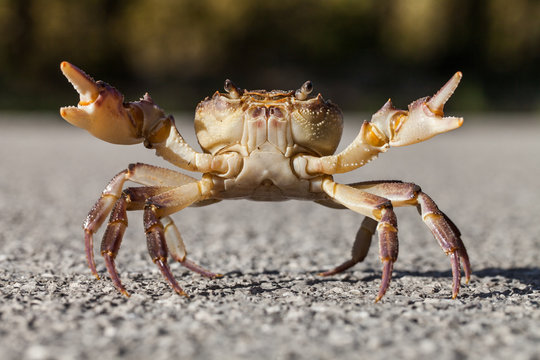
#> input picture native/brush/examples/train-2d/crab.jpg, 540 x 360 px
$ python imgstats.py ../native/brush/examples/train-2d/crab.jpg
#> lines starting #> are read from the running program, lines starting #| are printed output that depends on the picture
"""imgstats.py - 客观判定一张截图是「扁平 UI」还是「点云渲染画面」。

用途：本项目多次出现"我读不了图却仍然描述图内容"的错误。
这个脚本不依赖人眼目视，只用可复核的像素统计量给结论。

判据（每个都做成有可能失败的对照，不做成恒真的自指指标）：
  1. uniq     唯一颜色数     UI 是纯色块 -> 几百到几千；点云有连续渐变 -> 数万起
  2. edge     相邻平均梯度   点云高频细节多 -> 明显更高
  3. entropy  灰度直方图熵   UI 集中在少数灰阶 -> 低；点云分布铺开 -> 高
  4. darkpix  极暗像素占比   用来识别"黑屏/没渲出来"这种失败形态

用法:
  python imgstats.py <图1> [图2] ...
"""
import sys
import os
import hashlib

import numpy as np
from PIL import Image

REF_UI = 125000  # 已知 UI 截图字节数参考，仅用于报告提示


def stats(path):
    raw = open(path, "rb").read()
    im = Image.open(path).convert("RGB")
#> im is the input picture: PIL image 540x360 RGB; mean R, G, B 126.4, 114.5, 100.2
    a = np.asarray(im).astype(np.float64)
    flat = np.asarray(im).astype(np.uint8).reshape(-1, 3)
    key = (flat[:, 0].astype(np.int64) << 16) | (flat[:, 1].astype(np.int64) << 8) | flat[:, 2]
    uniq = int(np.unique(key).size)
#> uniq = 45116

    gray = a.mean(axis=2)
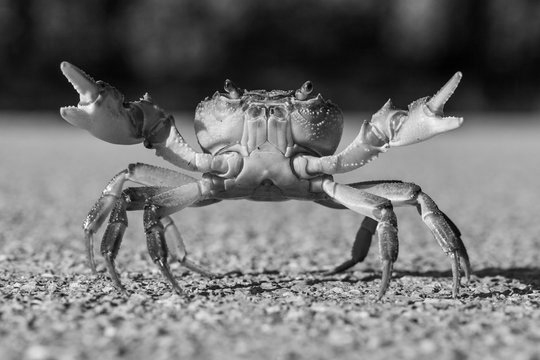
#> gray: shape (360, 540) float64; min 0, max 253.7, mean 113.7
    dx = float(np.abs(np.diff(gray, axis=1)).mean())
#> dx = 6.47
    dy = float(np.abs(np.diff(gray, axis=0)).mean())
#> dy = 7.66

    h, _ = np.histogram(gray, bins=64, range=(0, 255))
#> h = 64 values, max 13377 at index 41, min 8 at index 63, mean 3037.5
    p = h.astype(np.float64) / h.sum()
#> p = 64 values, max 0.0688 at index 41, min 4.12e-05 at index 63, mean 0.0156
    p = p[p > 0]
    ent = float(-(p * np.log2(p)).sum())
#> ent = 5.44

    npix = float(gray.shape[0] * gray.shape[1])
#> npix = 194400

    return {
        "file": os.path.basename(path),
        "bytes": len(raw),
        "sha12": hashlib.sha256(raw).hexdigest()[:12],
        "wh": "%dx%d" % im.size,
        "uniq": uniq,
        "uniq_d": uniq / npix,
        "std": round(float(gray.std()), 2),
        "edge": round((dx + dy) / 2.0, 3),
        "entropy": round(ent, 3),
        "mean": round(float(gray.mean()), 1),
        "dark%": round(float((gray < 12).mean() * 100), 2),
    }


def verdict(s):
    """给出判定。

    判据经过实测标定（2026-10-15），正例=已知点云渲染图，负例=已知 UI 截图：

      指标        UI 截图范围          点云渲染范围        取阈值
      uniq/px     5.51e-4 ~ 5.95e-4   2.07e-2 ~ 7.18e-2  3.5e-3
                  (阈值/UI = 5.9x    渲染低值/阈值 = 5.9x)
      entropy     0.65 ~ 1.87         5.30 ~ 5.44        3.0
                  (阈值/UI = 1.6x    渲染低值/阈值 = 1.76x)

    刻意废弃 edge（相邻像素梯度）——实测证明它是坏指标：UI 里的文字全是锐利
    边缘，`01-new.png` 的 edge=1.032 反而高于真实渲染图 `view_prod_base.png`
    的 0.640；且它随分辨率线性变化，1080x2400 与 411x914 不可直接比较。
    """
    reasons = []
    ok = True

    if s["dark%"] > 60:
        reasons.append("极暗像素 %.1f%% -> 疑似黑屏" % s["dark%"])
        ok = False
    if s["uniq_d"] < 3.5e-3:
        reasons.append("唯一色密度 %.2g 偏低 -> 更像纯色 UI" % s["uniq_d"])
        ok = False
    if s["entropy"] < 3.0:
        reasons.append("熵 %.3f 过低 -> 灰阶集中" % s["entropy"])
        ok = False

    return ("RENDER-LIKE" if ok else "NOT-RENDERED"), reasons


def main(paths):
    rows = [stats(p) for p in paths]
#> rows = 1 item

    print("=" * 118)
    hdr = "%-26s %10s %8s %9s %8s %10s %7s %8s %8s %7s"
    print(hdr % ("file", "bytes", "sha12", "wh", "uniq", "uniq/px", "std", "edge*", "entropy", "dark%"))
    print("-" * 118)
    for s in rows:
        # edge 列为观察项，不参与判定（见 verdict 的废弃说明）
        print("%-26s %10d %8s %9s %8d %10.2e %7.1f %8s %8.3f %7.2f" % (
            s["file"], s["bytes"], s["sha12"], s["wh"],
            s["uniq"], s["uniq_d"], s["std"], ("%.3f*" % s["edge"]), s["entropy"], s["dark%"]))
#> this loop made 1 pass
#| crab.jpg                        53049 7e0d397dc173   540x360    45116   2.32e-01    62.6   7.066*    5.437    1.85
    print("-" * 118)

    # 两两去重检查：模拟器 ANR 会导致不同文件名但像素完全相同
    print("\n[重复检查] 是否存在不同文件名但内容完全一致（ANR 征兆）:")
    seen = {}
    dup = False
    for s in rows:
        if s["sha12"] in seen:
            print("   !! %s 与 %s 内容完全相同" % (s["file"], seen[s["sha12"]]))
            dup = True
        seen[s["sha12"]] = s["file"]
#> after the loop, seen = {'7e0d397dc173': 'crab.jpg'}
    if not dup:
        print("   无重复，各图互不相同")

    print("\n[逐图判定]")
    for s in rows:
        v, reasons = verdict(s)
        line = "   %-26s -> %s" % (s["file"], v)
        if reasons:
            line += "  (" + "; ".join(reasons) + ")"
        print(line)
#> this loop made 1 pass
#> (ok in verdict, v) on pass 1: (True, 'RENDER-LIKE')
#|    crab.jpg                   -> RENDER-LIKE


if __name__ == "__main__":
    if len(sys.argv) < 2:
        print(__doc__)
        sys.exit(1)
    main(sys.argv[1:])
